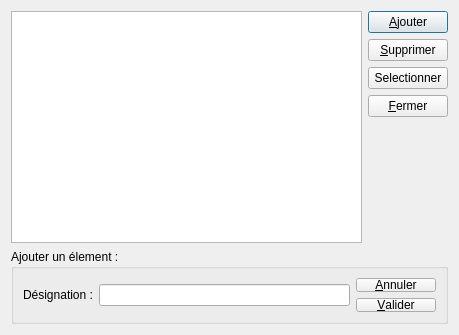
<?xml version="1.0" encoding="UTF-8"?>
<ui version="4.0">
 <class>Dlg_Tx_Transmission</class>
 <widget class="QDialog" name="Dlg_Tx_Transmission">
  <property name="windowModality">
   <enum>Qt::ApplicationModal</enum>
  </property>
  <property name="geometry">
   <rect>
    <x>0</x>
    <y>0</y>
    <width>459</width>
    <height>335</height>
   </rect>
  </property>
  <property name="windowTitle">
   <string>Dialog</string>
  </property>
  <property name="modal">
   <bool>true</bool>
  </property>
  <layout class="QGridLayout" name="gridLayout_3">
   <item row="0" column="0">
    <layout class="QGridLayout" name="gridLayout">
     <item row="0" column="0">
      <widget class="QTableView" name="tableView">
       <property name="alternatingRowColors">
        <bool>true</bool>
       </property>
       <property name="selectionMode">
        <enum>QAbstractItemView::SingleSelection</enum>
       </property>
       <property name="selectionBehavior">
        <enum>QAbstractItemView::SelectRows</enum>
       </property>
      </widget>
     </item>
     <item row="0" column="1">
      <layout class="QVBoxLayout" name="v_Layout_Commandes">
       <item>
        <widget class="QPushButton" name="button_Ajouter">
         <property name="text">
          <string>&amp;Ajouter</string>
         </property>
        </widget>
       </item>
       <item>
        <widget class="QPushButton" name="button_Supprimer">
         <property name="text">
          <string>&amp;Supprimer</string>
         </property>
        </widget>
       </item>
       <item>
        <widget class="QPushButton" name="button_Selectionner">
         <property name="text">
          <string>Selectionner</string>
         </property>
        </widget>
       </item>
       <item>
        <widget class="QPushButton" name="button_Fermer">
         <property name="text">
          <string>&amp;Fermer</string>
         </property>
        </widget>
       </item>
       <item>
        <spacer name="verticalSpacer">
         <property name="orientation">
          <enum>Qt::Vertical</enum>
         </property>
         <property name="sizeHint" stdset="0">
          <size>
           <width>20</width>
           <height>40</height>
          </size>
         </property>
        </spacer>
       </item>
      </layout>
     </item>
     <item row="1" column="0" colspan="2">
      <widget class="QGroupBox" name="gb_edit_champs">
       <property name="sizePolicy">
        <sizepolicy hsizetype="Preferred" vsizetype="Fixed">
         <horstretch>0</horstretch>
         <verstretch>0</verstretch>
        </sizepolicy>
       </property>
       <property name="minimumSize">
        <size>
         <width>0</width>
         <height>75</height>
        </size>
       </property>
       <property name="maximumSize">
        <size>
         <width>16777215</width>
         <height>75</height>
        </size>
       </property>
       <property name="title">
        <string>Ajouter un élement :</string>
       </property>
       <layout class="QGridLayout" name="gridLayout_2">
        <item row="0" column="0">
         <layout class="QHBoxLayout" name="h_Layout_Designation">
          <item>
           <widget class="QLabel" name="label">
            <property name="text">
             <string>Désignation :</string>
            </property>
           </widget>
          </item>
          <item>
           <widget class="QLineEdit" name="lineEdit_Designation"/>
          </item>
         </layout>
        </item>
        <item row="0" column="1">
         <layout class="QVBoxLayout" name="v_Layout_Ajout">
          <item>
           <widget class="QPushButton" name="button_Annuler">
            <property name="text">
             <string>&amp;Annuler</string>
            </property>
           </widget>
          </item>
          <item>
           <widget class="QPushButton" name="button_Valider">
            <property name="text">
             <string>&amp;Valider</string>
            </property>
           </widget>
          </item>
         </layout>
        </item>
       </layout>
      </widget>
     </item>
    </layout>
   </item>
  </layout>
 </widget>
 <resources/>
 <connections/>
</ui>
